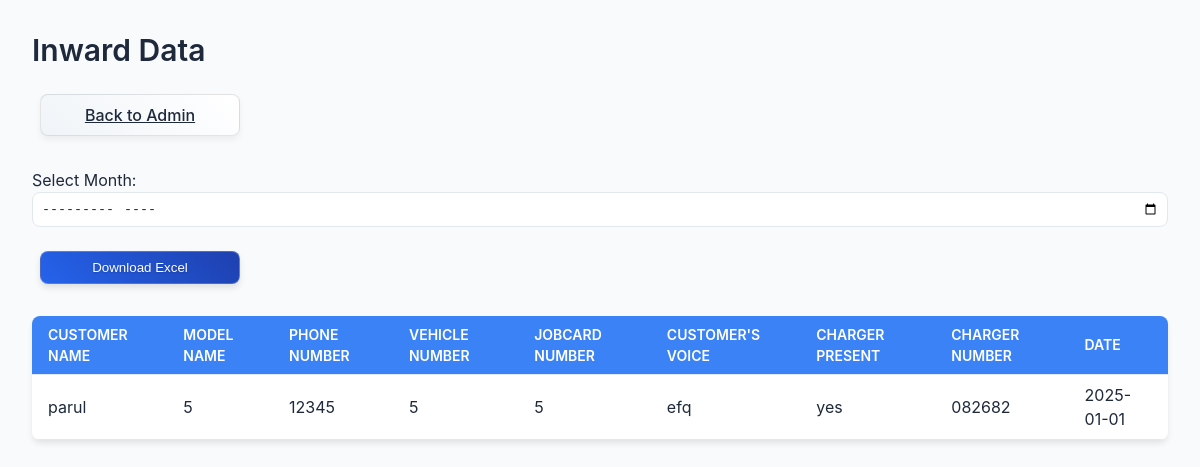
/inward_admin, run on the app's committed database.
### app.py (models this page shows, shortened)
class Inward(db.Model):
    id = db.Column(db.Integer, primary_key=True)
    customer_name = db.Column(db.String(100), nullable=False)
    model_name = db.Column(db.String(100), nullable=False)
    phone_number = db.Column(db.String(15), nullable=False)
    vehicle_number = db.Column(db.String(20), nullable=False)
    jobcard_number = db.Column(db.String(50), nullable=False)
    customers_voice = db.Column(db.String(500), nullable=False)
    charger_present = db.Column(db.String(5), nullable=False)
    charger_number = db.Column(db.String(50))
    date = db.Column(db.String(20), nullable=False)

### app.py (the view)
@app.route('/inward_admin')
def inward_admin():
    inwards = Inward.query.all()  # Fetch all inward records from the database
    return render_template('inward_admin.html', inwards=inwards, datetime=datetime)

### templates/inward_admin.html (shortened to what this page needs)
<!DOCTYPE html>
<html>
<head>
    <link rel="stylesheet" href="{{ url_for('static', filename='style.css') }}">
</head>
<body>
    <h2>Inward Data</h2>
    <div class="admin-nav mb-4">
        <a href="{{ url_for('admin') }}" class="btn btn-secondary slide-in">Back to Admin</a>
    </div>
    <div class="download-form mb-4">
        <form method="get" action="{{ url_for('download_inward_data') }}" class="form-inline">
            <div class="form-group mr-2">
                <label for="month" class="mr-2">Select Month:</label>
                <input type="month" id="month" name="month" class="form-control">
            </div>
            <button type="submit" class="btn btn-primary">Download Excel</button>
        </form>
    </div>
    <table class="w-full border-collapse">
        <thead>
            <tr class="bg-gray-200">
                <th>Customer Name</th>
                <th>Model Name</th>
                <th>Phone Number</th>
                <th>Vehicle Number</th>
                <th>Jobcard Number</th>
                <th>Customer's Voice</th>
                <th>Charger Present</th>
                <th>Charger Number</th>
                <th>Date</th>
            </tr>
        </thead>
        <tbody>
            {% for inward in inwards %}
            <tr class="hover:bg-gray-50 {% if loop.index % 2 == 0 %}bg-gray-100{% endif %}">
                <td>{{ inward.customer_name }}</td>
                <td>{{ inward.model_name }}</td>
                <td>{{ inward.phone_number }}</td>
                <td>{{ inward.vehicle_number }}</td>
                <td>{{ inward.jobcard_number }}</td>
                <td>{{ inward.customers_voice }}</td>
                <td>{{ inward.charger_present }}</td>
                <td>{{ inward.charger_number }}</td>
                <td>{{ inward.date }}</td>
            </tr>
            {% endfor %}
        </tbody>
    </table>
</body>
</html>

### static/style.css (style rules this page uses)
:root { --primary-color: #3b82f6; --secondary-color: #1d4ed8; --accent-color: #93c5fd; --background-color: #f8fafc; --surface-color: #ffffff; --text-color: #1e293b; --text-light: #64748b; --success-color: #10b981; --error-color: #ef4444; --font-family: 'Inter', system-ui, -apple-system, sans-serif; --font-size-base: 1rem; --line-height: 1.5; --space-xs: 0.25rem; --space-sm: 0.5rem; --space-md: 1rem; --space-lg: 1.5rem; --space-xl: 2rem; --shadow-sm: 0 1px 2px 0 rgba(0, 0, 0, 0.05); --shadow-md: 0 4px 6px -1px rgba(0, 0, 0, 0.1); --shadow-lg: 0 10px 15px -3px rgba(0, 0, 0, 0.1); --border-radius: 0.5rem; --border-width: 1px; --border-color: #e2e8f0; --transition-speed: 0.2s; --transition-easing: ease-in-out; }
* { box-sizing: border-box; margin: 0; padding: 0; }
html { font-size: 16px; scroll-behavior: smooth; }
body { font-family: var(--font-family); font-size: var(--font-size-base); line-height: var(--line-height); color: var(--text-color); background-color: var(--background-color); min-height: 100vh; padding: var(--space-xl); }
h1, h2, h3 { font-weight: 600; line-height: 1.25; margin-bottom: var(--space-md); }
h2 { font-size: 1.875rem; }
.form-group { margin-bottom: var(--space-md); }
.form-control { width: 100%; padding: var(--space-sm); border: var(--border-width) solid #e2e8f0; border-radius: var(--border-radius); background-color: #ffffff; color: var(--text-color); transition: all var(--transition-speed) var(--transition-easing); }
.btn { display: inline-flex; align-items: center; justify-content: center; padding: var(--space-sm) var(--space-md); border-radius: var(--border-radius); border: none; font-weight: 500; cursor: pointer; transition: all var(--transition-speed) var(--transition-easing); }
.btn-primary { background-color: var(--primary-color); color: white; }
.btn-secondary { background-color: var(--surface-color); border: var(--border-width) solid var(--border-color); color: var(--text-color); }
.slide-in { animation: slideIn 0.8s ease-out; }
.btn { transition: all 0.3s ease; min-width: 200px; margin: 0.5rem; position: relative; overflow: hidden; }
.admin-nav { display: flex; gap: 1rem; margin-bottom: 2rem; }
table { width: 100%; border-collapse: collapse; margin: 1rem 0; background-color: white; box-shadow: 0 4px 6px -1px rgba(0, 0, 0, 0.1); border-radius: 0.5rem; overflow: hidden; }
th, td { padding: 0.75rem 1rem; text-align: left; border-bottom: 1px solid #e2e8f0; }
th { background-color: #3b82f6; color: white; font-weight: 600; text-transform: uppercase; font-size: 0.875rem; }
.btn-primary { background: linear-gradient(45deg, #2563eb, #1e40af); box-shadow: 0 4px 6px rgba(0, 0, 0, 0.1); border: 1px solid rgba(255, 255, 255, 0.2); color: white; text-shadow: 0 1px 2px rgba(0, 0, 0, 0.2); }
.btn-secondary { background: linear-gradient(45deg, #f0f4f8, #ffffff); border: 1px solid rgba(0, 0, 0, 0.1); box-shadow: 0 4px 6px rgba(0, 0, 0, 0.05); color: #1e293b; }
table { width: 100%; border-collapse: collapse; margin: var(--space-md) 0; background-color: var(--surface-color); box-shadow: var(--shadow-md); border-radius: var(--border-radius); overflow: hidden; }
th, td { padding: var(--space-sm) var(--space-md); text-align: left; border-bottom: var(--border-width) solid var(--border-color); }
th { background-color: var(--primary-color); color: white; font-weight: 600; text-transform: uppercase; font-size: 0.875rem; }
.mb-4 { margin-bottom: var(--space-lg); }

### data on the page
Inward: customer_name "parul", model_name "5", phone_number "12345", vehicle_number "5", jobcard_number "5", customers_voice "efq", charger_present "yes", charger_number "082682", date "2025-01-01"
